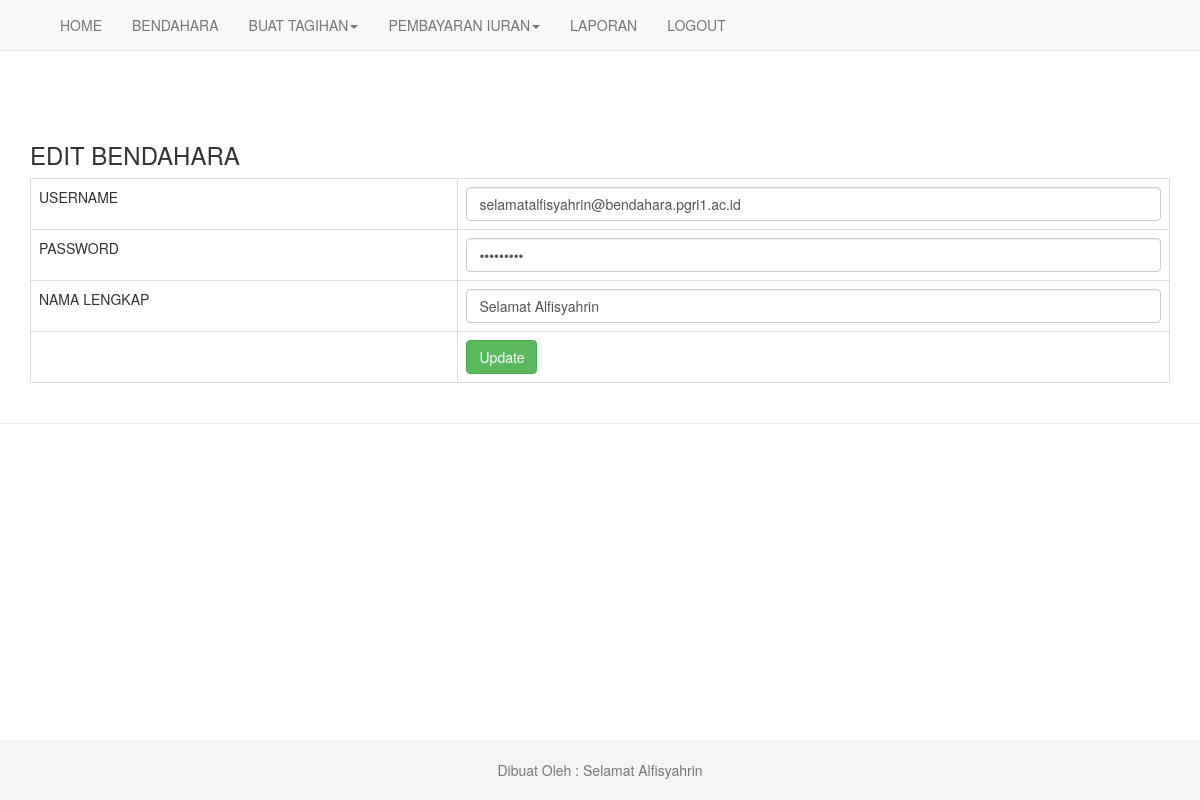
The page /edit_bendahara.php?id=2 (signed in) on the database its author committed.
### tables this page shows
CREATE TABLE `users` (
  `id_user` int(11) NOT NULL,
  `username` varchar(50) NOT NULL,
  `password` varchar(50) NOT NULL,
  `namalengkap` text NOT NULL,
  `level` varchar(50) NOT NULL
);

### edit_bendahara.php (the view, shortened to what this page needs)
<?php include"header.php";?>
<?php
include'koneksi.php';
$sqlEdit=mysqli_query($konek,"SELECT*FROM users WHERE id_user='$_GET[id]'");
$edit=mysqli_fetch_array($sqlEdit);
?>
<div class="container">
    <h3>EDIT BENDAHARA</h3>
    <form action="" method="POST">
	<div class="table-responsive">
	<table class="table table-bordered">
		<tr>
			<td>USERNAME</td>
			<td><input class="form-control" type="text"   name="username" value="<?php echo $edit['username']; ?>"></td>
		</tr>
        <tr>
			<td>PASSWORD</td>
			<td><input class="form-control" type="password"  name="password" value="<?php echo $edit['password']; ?>"></td>
		</tr>
        <tr>
			<td>NAMA LENGKAP</td>
			<td><input class="form-control" type="text"  name="namalengkap" value="<?php echo $edit['namalengkap']; ?>"></td>
		</tr>
		<tr>
			<td></td>
			<td><input class="btn btn-success"  type="submit" value="Update"/></td>
		</tr>
	</table>
	</div>
</form>
</div>
<?php include"footer.php";?>

### assets/style.css (style rules this page uses)
html { position: relative; min-height: 100%; }
body { margin-bottom: 60px; }
body > .container { padding: 60px 15px 0; }

### rows shown on the page
users: username "selamatalfisyahrin@bendahara.pgri1.ac.id", namalengkap "Selamat Alfisyahrin"
